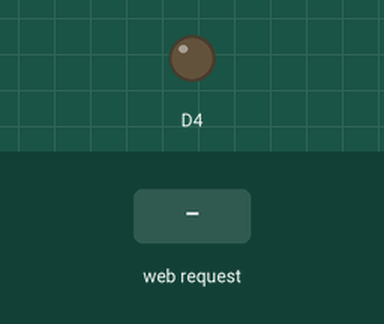
Recording of a sketch running on a simulated ESP8266 (NodeMCU). Parts: output pins drawn as LEDs (lit = HIGH). The test bench sets the inputs (shaded band). WiFi joins after 1.5 s; servers stay silent unless stated; what the sketch prints to the serial monitor is not drawn.

Above: at 2.8 s.
2.9 s: HTTP request GET /ledon received
At 4.1 s:
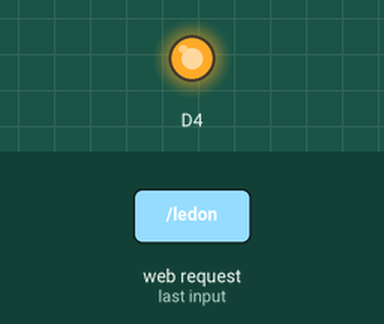
4.4 s: HTTP request GET / received
At 5.4 s:
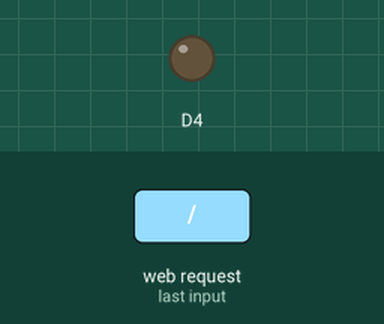
Timing chart, 0 to 7.4 s (numbered marks = the images above; inputs shaded):
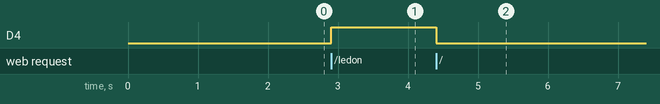

The sketch:

esp-web-2.ino
```cpp
#include <ESP8266WiFi.h>
#include <ESP8266WebServer.h>

/*Put WiFi SSID & Password*/
const char* ssid = "Tj-mobile";   // Enter SSID here
const char* password = "12345678"; // Enter Password here

ESP8266WebServer server(80);

bool LEDstatus = LOW;
IPAddress staticIP(192,168,138,16); // Set your desired static IP address
IPAddress gateway(192,168, 138, 1);    // Set your gateway IP address
IPAddress subnet(255, 255, 255, 0);   // Set your subnet mask
void setup() {
  Serial.begin(9600);
  delay(100);
  pinMode(D4, OUTPUT);
  Serial.println();
  Serial.print("Connecting to ");
  Serial.print(ssid);

  //connect to your local wi-fi network
  WiFi.config(staticIP, gateway, subnet);
  WiFi.begin(ssid, password);

  //check NodeMCU is connected to Wi-fi network
  while (WiFi.status() != WL_CONNECTED) {
  delay(500);
  Serial.print(".");
  }
  Serial.println("");
  Serial.println("WiFi connected..!");
  Serial.print("Got IP: ");
  Serial.println(WiFi.localIP());

  server.on("/", handle_OnConnect);
  server.on("/ledon", handle_ledon);
  server.on("/ledoff", handle_ledoff);
  server.onNotFound(handle_NotFound);

  server.begin();
  Serial.println("HTTP Server Started");
}
void loop() {
  server.handleClient();

  if(LEDstatus)
  {
    digitalWrite(D4, HIGH);}
  else
  {
    digitalWrite(D4, LOW);}
}

void handle_OnConnect() {
  LEDstatus = LOW;
  Serial.println("LED: OFF");
  server.send(200, "text/html", updateWebpage(LEDstatus));
}

void handle_ledon() {
  LEDstatus = HIGH;
  Serial.println("LED: ON");
  server.send(200, "text/html", updateWebpage(LEDstatus));
}

void handle_ledoff() {
  LEDstatus = LOW;
  Serial.println("LED: OFF");
  server.send(200, "text/html", updateWebpage(LEDstatus));
}

void handle_NotFound(){
  server.send(404, "text/plain", "Not found");
}

String updateWebpage(uint8_t LEDstatus) {
  String ptr = "<!DOCTYPE html> <html>\n";
  ptr += "<head><meta name=\"viewport\" content=\"width=device-width, initial-scale=1.0, user-scalable=no\">\n";
  ptr += "<title>LED Control</title>\n";
  ptr += "<style>html {font-family: Helvetica; display: inline-block; margin: 0px auto; text-align: center;}\n";
  ptr += "body{margin-top: 50px;} h1 {color: #444444;margin: 50px auto 30px;} h3 {color: #444444;margin-bottom: 50px;}\n";
  ptr += ".toggle-container {display: block; width: 80px; margin: 0px auto 35px;}\n";
  ptr += ".toggle-label {color: #888; font-size: 14px;}\n";
  ptr += ".toggle-switch {position: relative; display: inline-block; width: 40px; height: 20px; background-color: #ccc; border-radius: 20px;}\n";
  ptr += ".toggle-slider {position: absolute; cursor: pointer; top: 0; left: 0; right: 0; bottom: 0; background-color: #2196F3; border-radius: 20px; transition: 0.4s;}\n";
  ptr += ".toggle-slider:before {position: absolute; content: \"\"; height: 16px; width: 16px; left: 2px; bottom: 2px; background-color: white; border-radius: 50%; transition: 0.4s;}\n";
  ptr += "</style>\n";
  ptr += "</head>\n";
  ptr += "<body>\n";
  ptr += "<h1>ESP8266 Web Server</h1>\n";
  ptr += "<h3>Using Station(STA) Mode</h3>\n";
  ptr += "<div class=\"toggle-container\">\n";
  ptr += "<p class=\"toggle-label\">RED LED</p>\n";
  ptr += "<label class=\"toggle-switch\">\n";
  if (LEDstatus) {
    ptr += "<input type=\"checkbox\" checked=\"checked\" onclick=\"window.location.href='/ledoff'\">\n";
  } else {
    ptr += "<input type=\"checkbox\" onclick=\"window.location.href='/ledon'\">\n";
  }
  ptr += "<span class=\"toggle-slider\"></span>\n";
  ptr += "</label>\n";
  ptr += "</div>\n";

  ptr += "</body>\n";
  ptr += "</html>\n";
  return ptr;
}
```

Measured:
- after the input at 2.9 s, D4: LOW → HIGH at once
- after the input at 4.4 s, D4: HIGH → LOW at once
